Frame 1 (no input): blank canvas, image omitted
Frame 60 (no input): blank canvas, image omitted
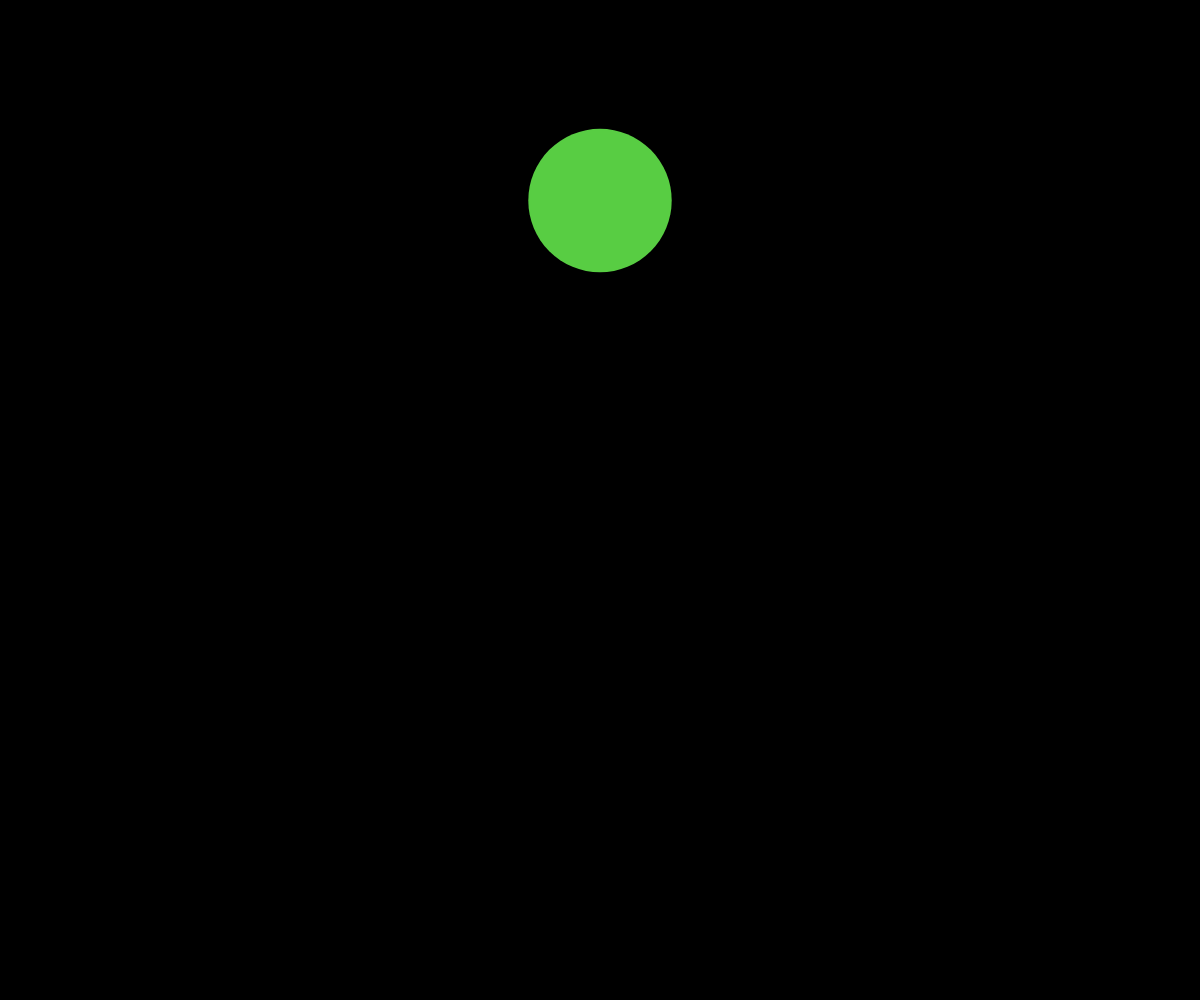
Frame 120 (the mouse pressed at the canvas centre since frame 60)

The p5.js sketch whose frames 1 and 60 were blank and that drew this single picture after the mouse press (run headless with seeded random() and noise() and a simulated clock; from frame 60 on, the mouse is pressed at the canvas centre):

// p5.js sketch
// ── sketch.js
// Project Title
// Your Name
// Date
//
// Extra for Experts:
// - describe what you did to take this project "above and beyond"

let ballArray = [];

function setup() {
  createCanvas(windowWidth, windowHeight);
}

function draw() {
  background(0);

  for (let ball of ballArray) {
    // Move ball
    ball.x += ball.dx;
    ball.y += ball.dy;

    // Bounce
    if (ball.x > width - ball.r|| ball.x < 0 + ball.r) {
      ball.dx *= -1;
    }
    if (ball.y > height - ball.r|| ball.y < 0 + ball.r) {
      ball.dy *= -1;
    }

    // Show ball
    noStroke();
    fill(ball.red, ball.green, ball.blue);
    circle(ball.x, ball.y, ball.r * 2);
  }
}

function mousePressed() {
  spawner(mouseX, mouseY);
}

function spawner(theX,theY) {
  let ball = {
    x: theX,
    y: theY,
    r: random(1, 100),
    dx: random(-100, 100),
    dy: random(-100, 100),
    red: random(255),
    green: random(255),
    blue: random(225),
  };

  ballArray.push(ball);
}
